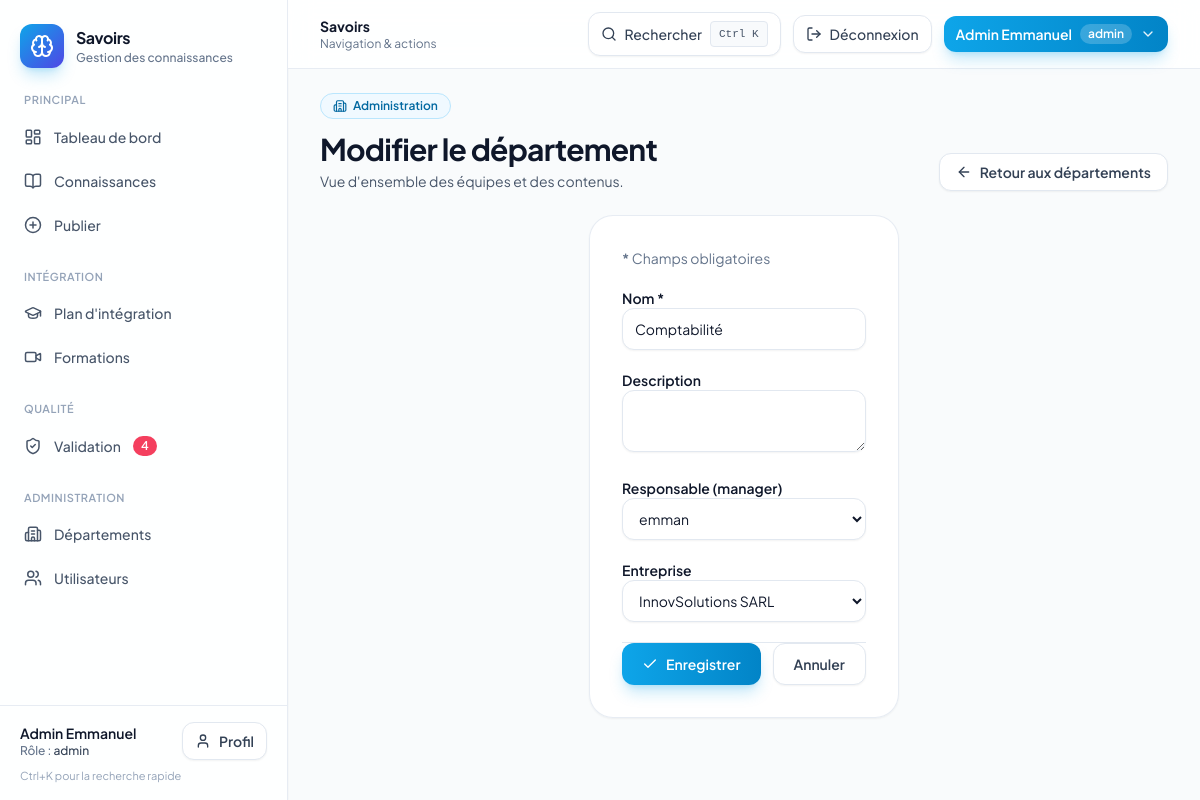
The app's page /admin-panel/departements/2/modifier/ (signed in) with its own data.
### app_connaissance/models.py (models this page shows, shortened)
class UserProfile(models.Model):
    class Role(models.TextChoices):
        ADMIN = "admin", "Administrateur"
        EMPLOYEE = "employee", "Employé"
        MANAGER = "manager", "Manager"
        NEW_EMPLOYEE = "new_employee", "Nouveau"
    class TypeContrat(models.TextChoices):
        CDI = "cdi", "CDI"
        CDD = "cdd", "CDD"
        STAGE = "stage", "Stage"
    user = models.OneToOneField(User, on_delete=models.CASCADE, related_name="profile", null=True, blank=True)
    display_name = models.CharField(max_length=120, unique=True)
    role = models.CharField(max_length=20, choices=Role.choices, default=Role.EMPLOYEE)
    department = models.ForeignKey(Department, on_delete=models.SET_NULL, null=True, blank=True, related_name="profiles")
    poste = models.ForeignKey(
        "Poste", on_delete=models.SET_NULL, null=True, blank=True, related_name="profiles"
    )
    type_contrat = models.CharField(
        max_length=20, choices=TypeContrat.choices, blank=True, default=""
    )
    date_embauche = models.DateField(blank=True, null=True)
    must_change_password = models.BooleanField(default=False)
    is_active = models.BooleanField(default=True)
    photo = models.ImageField(upload_to="profiles/", blank=True, null=True)
    class Meta:
        ordering = ["display_name"]

class Department(models.Model):
    name = models.CharField(max_length=40, unique=True)
    slug = models.SlugField(max_length=40, unique=True, blank=True)
    entreprise = models.ForeignKey(
        Entreprise, on_delete=models.CASCADE, related_name="departments", null=True, blank=True
    )
    manager = models.ForeignKey(
        User, on_delete=models.SET_NULL, null=True, blank=True, related_name="managed_departments"
    )
    description = models.CharField(max_length=280, blank=True, default="")
    class Meta:
        ordering = ["name"]

### app_connaissance/views.py (the view)
# urls.py: path('admin-panel/departements/<int:pk>/modifier/', views.department_edit, name='department_edit'),
@frontend_roles_required("admin")
def department_edit(request: HttpRequest, pk: int) -> HttpResponse:
    dept = get_object_or_404(Department, pk=pk)
    if request.method == "POST":
        form = DepartmentForm(request.POST, instance=dept)
        if form.is_valid():
            form.save()
            messages.success(request, "Département mis à jour.")
            return redirect("departments")
    else:
        form = DepartmentForm(instance=dept)
    return render(request, "admin/department_form.html", {"form": form, "title": "Modifier le département", "department": dept})

### app_connaissance/forms.py
class DepartmentForm(forms.ModelForm):
    class Meta:
        model = Department
        fields = ("name", "description", "manager", "entreprise")
        labels = {"name": "Nom", "description": "Description", "manager": "Responsable (manager)", "entreprise": "Entreprise"}
        widgets = {
            "name": forms.TextInput(attrs={"class": "input-field", "placeholder": "Ex: IT, RH"}),
            "description": forms.Textarea(attrs={"class": "input-field", "rows": 2}),
        }

### app_connaissance/frontend_auth.py (called while the page is built)
def frontend_roles_required(*allowed_roles: str) -> Callable[[Callable[..., HttpResponse]], Callable[..., HttpResponse]]:
    def _decorator(view_func: Callable[..., HttpResponse]) -> Callable[..., HttpResponse]:
        @wraps(view_func)
        def _wrapped(request: HttpRequest, *args, **kwargs) -> HttpResponse:
            role = None
            if request.user.is_authenticated:
                profile = getattr(request.user, "profile", None)
                role = profile.role if profile else None
            if role is None:
                role = request.session.get("frontend_demo_role")
            if role in allowed_roles:
                return view_func(request, *args, **kwargs)
            return redirect("forbidden")
        return _wrapped
    return _decorator

### app_connaissance/templates/admin/department_form.html (shortened to what this page needs)
{% extends "_layouts/app.html" %}
{% block content %}
<div class="grid gap-6">
  <section class="flex flex-col gap-3 sm:flex-row sm:items-end sm:justify-between">
    <div>
      <span class="inline-flex items-center gap-1.5 rounded-full border border-sky-200 bg-sky-50 px-3 py-1 text-xs font-semibold text-sky-700"><i data-lucide="building-2" class="h-3.5 w-3.5"></i> Administration</span>
      <h1 class="mt-3 text-3xl font-bold tracking-tight text-slate-900">{{ title }}</h1>
      <p class="mt-1 text-sm text-slate-600">Vue d'ensemble des équipes et des contenus.</p>
    </div>
    <a class="inline-flex items-center gap-2 rounded-xl border border-slate-200 bg-white px-4 py-2 text-sm font-semibold text-slate-700 shadow-sm hover:bg-slate-50" href="{% url 'departments' %}"><i data-lucide="arrow-left" class="h-4 w-4"></i> Retour aux départements</a>
  </section>
  <section class="mx-auto max-w-xl rounded-3xl border border-slate-200/80 bg-white/95 p-6 shadow-sm sm:p-8">
    <p class="mb-4 text-sm text-slate-500"><span class="font-semibold text-rose-600">*</span> Champs obligatoires</p>
    <form method="post" class="space-y-5">
      <div>
        <label for="id_name" class="block text-sm font-semibold text-slate-900">Nom <span class="text-rose-600">*</span></label>
        <input type="text" name="name" id="id_name" value="{{ form.name.value|default:'' }}" maxlength="40" required class="mt-1.5 w-full rounded-xl border border-slate-200 bg-white px-3 py-2.5 text-sm text-slate-900 shadow-sm focus:border-sky-500 focus:outline-none focus:ring-2 focus:ring-sky-500/20" placeholder="Ex: IT, RH" />
      </div>
      <div>
        <label for="id_description" class="block text-sm font-semibold text-slate-900">Description</label>
        <textarea name="description" id="id_description" rows="2" class="mt-1.5 w-full rounded-xl border border-slate-200 bg-white px-3 py-2.5 text-sm text-slate-900 shadow-sm focus:border-sky-500 focus:outline-none focus:ring-2 focus:ring-sky-500/20">{{ form.description.value|default:'' }}</textarea>
      </div>
      <div>
        <label for="id_manager" class="block text-sm font-semibold text-slate-900">Responsable (manager)</label>
        <select name="manager" id="id_manager" class="mt-1.5 w-full rounded-xl border border-slate-200 bg-white px-3 py-2.5 text-sm text-slate-900 shadow-sm focus:border-sky-500 focus:outline-none focus:ring-2 focus:ring-sky-500/20">
          {% for u in form.fields.manager.queryset %}
          <option value="{{ u.pk }}" {% if form.manager.value == u.pk %}selected{% endif %}>{{ u.get_full_name|default:u.username }}</option>
          {% endfor %}
        </select>
      </div>
      <div>
        <label for="id_entreprise" class="block text-sm font-semibold text-slate-900">Entreprise</label>
        <select name="entreprise" id="id_entreprise" class="mt-1.5 w-full rounded-xl border border-slate-200 bg-white px-3 py-2.5 text-sm text-slate-900 shadow-sm focus:border-sky-500 focus:outline-none focus:ring-2 focus:ring-sky-500/20">
          {% for e in form.fields.entreprise.queryset %}
          <option value="{{ e.pk }}" {% if form.entreprise.value == e.pk %}selected{% endif %}>{{ e.name }}</option>
          {% endfor %}
        </select>
      </div>
      <div class="flex flex-wrap gap-3 border-t border-slate-200 pt-5">
        <button type="submit" class="inline-flex items-center gap-2 rounded-xl bg-gradient-to-r from-sky-500 to-sky-600 px-5 py-2.5 text-sm font-semibold text-white shadow-lg shadow-sky-500/25 transition hover:from-sky-600 hover:to-sky-700"><i data-lucide="check" class="h-4 w-4"></i> Enregistrer</button>
        <a href="{% url 'departments' %}" class="inline-flex items-center gap-2 rounded-xl border border-slate-200 bg-white px-5 py-2.5 text-sm font-semibold text-slate-700 shadow-sm hover:bg-slate-50">Annuler</a>
      </div>
    </form>
  </section>
</div>
{% endblock %}

### app_connaissance/templates/_partials/sidebar.html
<div class="flex min-h-screen flex-col">
  <div class="px-5 py-6">
    <a href="{% url 'dashboard' %}" class="flex items-center gap-3 rounded-xl transition hover:opacity-90">
      <div class="flex h-11 w-11 items-center justify-center rounded-xl bg-gradient-to-br from-sky-500 to-indigo-600 text-white shadow-lg shadow-sky-500/25">
        <i data-lucide="brain" class="h-6 w-6"></i>
      </div>
      <div>
        <div class="text-base font-bold tracking-tight text-slate-900">Savoirs</div>
        <div class="text-xs font-medium text-slate-500">Gestion des connaissances</div>
      </div>
    </a>
  </div>
  <nav class="flex-1 px-3">
    <p class="px-3 pb-2 text-[11px] font-semibold uppercase tracking-wider text-slate-400">Principal</p>
    <a href="{% url 'dashboard' %}" class="mb-1 flex items-center gap-3 rounded-xl px-3 py-2.5 text-sm font-medium transition
      {% if request.resolver_match.url_name == 'dashboard' %} bg-sky-50 text-sky-700 ring-1 ring-sky-500/20 {% else %} text-slate-600 hover:bg-slate-100 hover:text-slate-900 {% endif %}">
      <i data-lucide="layout-dashboard" class="h-[18px] w-[18px] shrink-0"></i>
      <span>Tableau de bord</span>
    </a>
    <a href="{% url 'knowledge_list' %}" class="mb-1 flex items-center gap-3 rounded-xl px-3 py-2.5 text-sm font-medium transition
      {% if request.resolver_match.url_name == 'knowledge_list' or request.resolver_match.url_name == 'knowledge_detail' %} bg-sky-50 text-sky-700 ring-1 ring-sky-500/20 {% else %} text-slate-600 hover:bg-slate-100 hover:text-slate-900 {% endif %}">
      <i data-lucide="book-open" class="h-[18px] w-[18px] shrink-0"></i>
      <span>Connaissances</span>
    </a>
    <a href="{% url 'knowledge_create' %}" class="mb-1 flex items-center gap-3 rounded-xl px-3 py-2.5 text-sm font-medium transition
      {% if request.resolver_match.url_name == 'knowledge_create' %} bg-sky-50 text-sky-700 ring-1 ring-sky-500/20 {% else %} text-slate-600 hover:bg-slate-100 hover:text-slate-900 {% endif %}">
      <i data-lucide="plus-circle" class="h-[18px] w-[18px] shrink-0"></i>
      <span>Publier</span>
    </a>
    <p class="mt-6 px-3 pb-2 text-[11px] font-semibold uppercase tracking-wider text-slate-400">Intégration</p>
    <a href="{% url 'onboarding_home' %}" class="mb-1 flex items-center gap-3 rounded-xl px-3 py-2.5 text-sm font-medium transition
      {% if request.resolver_match.url_name == 'onboarding_home' %} bg-sky-50 text-sky-700 ring-1 ring-sky-500/20 {% else %} text-slate-600 hover:bg-slate-100 hover:text-slate-900 {% endif %}">
      <i data-lucide="graduation-cap" class="h-[18px] w-[18px] shrink-0"></i>
      <span>Plan d'intégration</span>
    </a>
    <a href="{% url 'trainings' %}" class="mb-1 flex items-center gap-3 rounded-xl px-3 py-2.5 text-sm font-medium transition
      {% if request.resolver_match.url_name == 'trainings' %} bg-sky-50 text-sky-700 ring-1 ring-sky-500/20 {% else %} text-slate-600 hover:bg-slate-100 hover:text-slate-900 {% endif %}">
      <i data-lucide="video" class="h-[18px] w-[18px] shrink-0"></i>
      <span>Formations</span>
    </a>
    {% if frontend.role == "manager" or frontend.role == "admin" %}
      <p class="mt-6 px-3 pb-2 text-[11px] font-semibold uppercase tracking-wider text-slate-400">Qualité</p>
      <a href="{% url 'validation_queue' %}" class="mb-1 flex items-center gap-3 rounded-xl px-3 py-2.5 text-sm font-medium transition
        {% if request.resolver_match.url_name == 'validation_queue' %} bg-sky-50 text-sky-700 ring-1 ring-sky-500/20 {% else %} text-slate-600 hover:bg-slate-100 hover:text-slate-900 {% endif %}">
        <i data-lucide="shield-check" class="h-[18px] w-[18px] shrink-0"></i>
        <span>Validation</span>
        {% if frontend.pending_validation_count %}
          <span class="ml-auto rounded-full bg-rose-500 px-2 py-0.5 text-xs font-semibold text-white">{{ frontend.pending_validation_count }}</span>
        {% endif %}
      </a>
    {% endif %}
    {% if frontend.role == "admin" %}
      <p class="mt-6 px-3 pb-2 text-[11px] font-semibold uppercase tracking-wider text-slate-400">Administration</p>
      <a href="{% url 'departments' %}" class="mb-1 flex items-center gap-3 rounded-xl px-3 py-2.5 text-sm font-medium transition
        {% if request.resolver_match.url_name == 'departments' %} bg-sky-50 text-sky-700 ring-1 ring-sky-500/20 {% else %} text-slate-600 hover:bg-slate-100 hover:text-slate-900 {% endif %}">
        <i data-lucide="building-2" class="h-[18px] w-[18px] shrink-0"></i>
        <span>Départements</span>
      </a>
      <a href="{% url 'users_admin' %}" class="mb-1 flex items-center gap-3 rounded-xl px-3 py-2.5 text-sm font-medium transition
        {% if request.resolver_match.url_name == 'users_admin' %} bg-sky-50 text-sky-700 ring-1 ring-sky-500/20 {% else %} text-slate-600 hover:bg-slate-100 hover:text-slate-900 {% endif %}">
        <i data-lucide="users" class="h-[18px] w-[18px] shrink-0"></i>
        <span>Utilisateurs</span>
      </a>
    {% endif %}
  </nav>
  <div class="border-t border-slate-200/80 px-5 py-4">
    <div class="flex items-center justify-between gap-3">
      <div class="min-w-0">
        <p class="truncate text-sm font-semibold text-slate-900">{{ frontend.display_name }}</p>
        <p class="text-xs font-medium text-slate-500">Rôle : <span class="text-slate-700">{{ frontend.role|default:"—" }}</span></p>
      </div>
      <a href="{% url 'profile' %}" class="inline-flex items-center gap-2 rounded-xl border border-slate-200 bg-white px-3 py-2 text-sm font-semibold text-slate-700 shadow-sm transition hover:bg-slate-50">
        <i data-lucide="user" class="h-4 w-4"></i>
        Profil
      </a>
    </div>
    <p class="mt-2 text-[11px] text-slate-400">Ctrl+K pour la recherche rapide</p>
  </div>
</div>

### app_connaissance/templates/_partials/topbar.html (shortened to what this page needs)
<header class="sticky top-0 z-30 border-b border-slate-200/80 bg-white/85 backdrop-blur-md">
  <div class="flex items-center gap-3 px-4 py-3 sm:px-6 lg:px-8">
    <div class="min-w-0">
      <h1 class="text-sm font-bold text-slate-900">Savoirs</h1>
      <p class="text-xs text-slate-500">Navigation & actions</p>
    </div>
    <button type="button" class="hidden items-center gap-2 rounded-xl border border-slate-200 bg-white px-3 py-2 text-sm font-medium text-slate-700 shadow-sm transition hover:bg-slate-50 sm:inline-flex" onclick="document.getElementById('command-palette')?.showModal()">
      <i data-lucide="search" class="h-4 w-4"></i>
      Rechercher
      <kbd class="rounded border border-slate-200 bg-slate-50 px-2 py-0.5 text-[11px] font-medium text-slate-600">Ctrl K</kbd>
    </button>
    <a href="{% url 'logout_view' %}" class="inline-flex items-center gap-2 rounded-xl border border-slate-200 bg-white px-3 py-2 text-sm font-medium text-slate-700 shadow-sm transition hover:bg-rose-50 hover:border-rose-200 hover:text-rose-700" title="Se déconnecter">
      <i data-lucide="log-out" class="h-4 w-4"></i>
      <span class="hidden sm:inline">Déconnexion</span>
    </a>
    <div class="relative" x-data="{ open: false }">
      <button type="button" class="inline-flex items-center gap-2 rounded-xl bg-gradient-to-r from-sky-500 to-sky-600 px-3 py-2 text-sm font-semibold text-white shadow-lg shadow-sky-500/25 transition hover:from-sky-600 hover:to-sky-700" @click="open=!open" :aria-expanded="open">
        <span class="max-w-[140px] truncate">{{ frontend.display_name }}</span>
        <span class="hidden rounded-full bg-white/20 px-2 py-0.5 text-xs sm:inline">{{ frontend.role|default:"invité" }}</span>
        <i data-lucide="chevron-down" class="h-4 w-4 opacity-90"></i>
      </button>
    </div>
  </div>
</header>

### app_connaissance/templates/_layouts/base.html (style rules this page uses)
:root { --font-sans: 'Plus Jakarta Sans', ui-sans-serif, system-ui, sans-serif; --primary: 14 165 233; --primary-hover: 2 132 199; --accent: 99 102 241; --success: 5 150 105; --warning: 245 158 11; --muted: 100 116 139; }
body { font-family: var(--font-sans); }

### records on screen
UserProfile: display_name "Admin Emmanuel", role "admin"
Department: name "Comptabilité"

### other values on screen
{{ frontend.pending_validation_count }} "4"
{{ title }} "Modifier le département"
form field manager "emman"
form field entreprise "InnovSolutions SARL"
